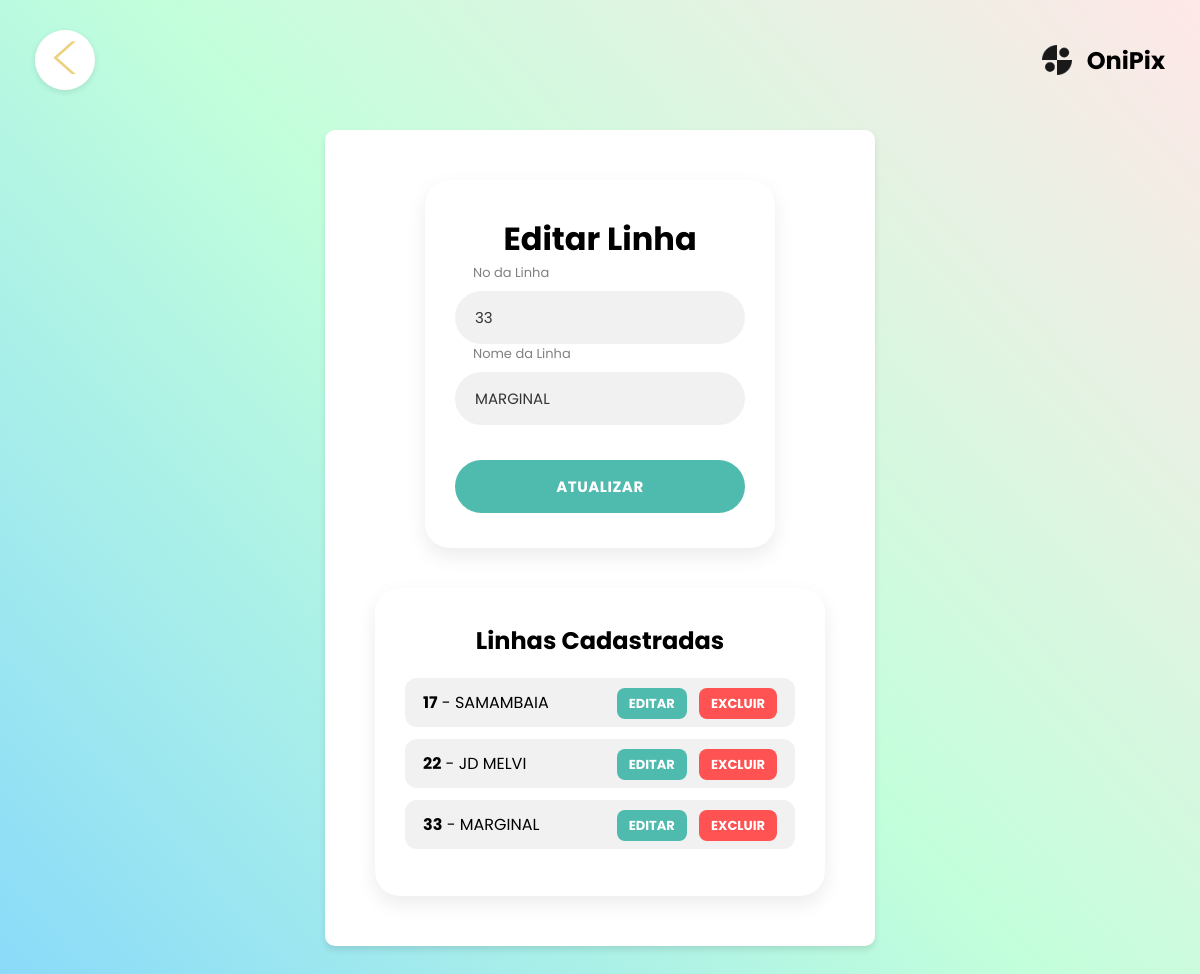
Page /empresa/editar_linha/33/ on the committed database.
### app_empresa/models.py (models this page shows, shortened)
class Linha(models.Model):
  idLinha = models.IntegerField(primary_key=True)
  nomeLinha = models.CharField(max_length=100)

### app_empresa/views.py (the view)
# urls.py: path('editar_linha/<int:id>/', views.editar_linha, name='editar_linha'),
def editar_linha(request, id):
    linha = get_object_or_404(Linha, idLinha=id)
    if request.method == 'POST':
        form = LinhaForm(request.POST, instance=linha)
        if form.is_valid():
            linha = form.save(commit=False)
            linha.nomeLinha = linha.nomeLinha.upper()
            linha.save()
            messages.success(request, "Linha Atualizada com sucesso!")
            return redirect('add_linha')
    else:
        form = LinhaForm(instance=linha)
    linhas = Linha.objects.all().order_by('idLinha')
    context = {
        'form':form,
        'linhas':linhas
    }
    return render(request, 'add_linha.html',context)

### app_empresa/forms.py (shortened to what this page needs)
class LinhaForm(forms.ModelForm):
  class Meta:
    model = Linha
    fields = ['idLinha','nomeLinha']
    widgets = {
            'idLinha': forms.NumberInput(attrs={'class': 'login-input'}),
            'nomeLinha': forms.TextInput(attrs={'class': 'login-input'}),
        }

### app_empresa/templates/add_linha.html (shortened to what this page needs)
{% extends 'base_page.html' %}
{% block content %}
<div class="container-flex">
    <div class="card-login">
        {% if form.instance.pk %}
        <h1 style="text-align: center;">Editar Linha</h1>
        {% else %}
        <h1 style="text-align: center;">Cadastrar Linha</h1>
        {% endif %}
        <form method="POST"
            action="{% if form.instance.pk %}{% url 'editar_linha' form.instance.pk %}{% else %}{% url 'add_linha' %}{% endif %}">
            <div class="form-group">
                <label for="idLinha">No da Linha</label>
                {{ form.idLinha }}
                <label for="nomeLinha">Nome da Linha</label>
                {{ form.nomeLinha }}
            </div>
            <button type="submit" class="btn-login">
                {% if form.instance.pk %}Atualizar{% else %}Cadastrar{% endif %}
            </button>
        </form>
    </div>
    <div class="card-lista">
        <h2 style="text-align: center;">Linhas Cadastradas</h2>
        <ul class="linha-lista">
            {% for linha in linhas %}
            <li class="linha-item">
                <span><strong>{{ linha.idLinha }}</strong> - {{ linha.nomeLinha }}</span>
                <div class="linha-actions">
                    <a href="{% url 'editar_linha' linha.idLinha %}" class="btn-editar">Editar</a>
                    <a href="{% url 'excluir_linha' linha.idLinha %}" class="btn-excluir"
                        onclick="return confirm('Tem certeza que deseja excluir esta linha?');">Excluir</a>
                </div>
            </li>
            {% empty %}
            <li>Nenhuma linha cadastrada.</li>
            {% endfor %}
        </ul>
    </div>
</div>
{% endblock %}

### app/static/style-pages.css (style rules this page uses)
* { margin: 0; padding: 0; box-sizing: border-box; }
:root { --spacing-xs: 5px; --spacing-sm: 10px; --spacing-md: 20px; --spacing-lg: 30px; --spacing-xl: 40px; --font-size-sm: 0.875rem; --font-size-md: 1rem; --font-size-lg: 1.25rem; --font-size-xl: 1.5rem; --font-size-xxl: 1.8rem; }
html, body { height: 100%; width: 100%; font-family: "Poppins", sans-serif; background: linear-gradient(48deg, rgba(137, 218, 250, 1) 0%, rgba(194, 255, 219, 1) 50%, rgba(255, 232, 232, 1) 100%); font-size: 16px; }

### app_empresa/templates/add_linha.html (style rules this page uses)
.container-flex { display: flex; gap: 40px; justify-content: center; align-items: flex-start; padding: 30px; flex-wrap: wrap; }
.card-login { background-color: #ffffff; padding: 35px 30px; border-radius: 25px; box-shadow: 0 8px 20px rgba(0, 0, 0, 0.08); width: 100%; max-width: 350px; box-sizing: border-box; }
.card-lista { background-color: #ffffff; padding: 35px 30px; border-radius: 25px; box-shadow: 0 8px 20px rgba(0, 0, 0, 0.08); width: 100%; max-width: 500px; box-sizing: border-box; }
.linha-lista { list-style: none; padding: 0; margin-top: 20px; }
.linha-item { display: flex; justify-content: space-between; align-items: center; padding: 12px 18px; margin-bottom: 12px; background-color: #f1f1f1; border-radius: 12px; }
.linha-actions a { margin-left: 8px; padding: 6px 12px; border-radius: 8px; text-decoration: none; font-size: 13px; font-weight: bold; text-transform: uppercase; }
.btn-editar { background-color: #4FBBAF; color: white; }
.btn-excluir { background-color: #ff5252; color: white; }
.card-login { background-color: #ffffff; padding: 35px 30px; border-radius: 25px; box-shadow: 0 8px 20px rgba(0, 0, 0, 0.08); width: 100%; max-width: 350px; box-sizing: border-box; margin: 0 auto; }
.form-group { margin-bottom: 20px; width: 100%; }
.form-group:last-of-type { margin-bottom: 25px; }
.form-group label { display: block; font-size: 13px; color: #808080; margin-bottom: 8px; padding-left: 18px; text-align: left; }
.login-input { width: 100%; padding: 15px 20px; border: none; border-radius: 50px; background-color: #f1f1f1; font-family: inherit; font-size: 15px; color: #333; text-align: left; box-sizing: border-box; line-height: normal; }
.login-input::placeholder { color: #505050; text-align: left; }
.btn-login { width: 100%; padding: 15px 20px; border: none; border-radius: 50px; background-color: #4FBBAF; color: white; font-family: inherit; font-size: 15px; font-weight: bold; text-transform: uppercase; letter-spacing: 0.5px; cursor: pointer; transition: background-color 0.2s ease-in-out; margin-top: 10px; }

### rows in the picture
Linha: idLinha "33", nomeLinha "MARGINAL"
Linha: idLinha "17", nomeLinha "SAMAMBAIA"
Linha: idLinha "22", nomeLinha "JD MELVI"
